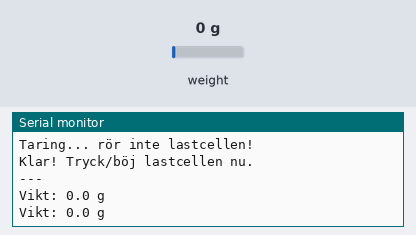
Simulated run of this sketch. Board: Arduino Uno, built with avr-gcc and run on an emulated ATmega328P. On the bench: the last lines printed to the serial monitor. The test bench sets the inputs (shaded band); at power-on: weight on the scale 0 g.

Above: at 4.2 s.
4.3 s: weight on the scale set to 100 g
At 5.6 s:
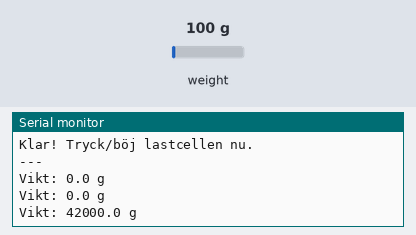
5.8 s: weight on the scale set to 1250 g
At 5.8 s:
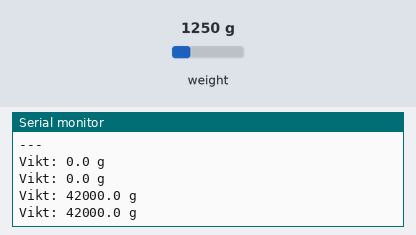
Timing chart, 0 to 8.8 s (numbered marks = the images above; inputs shaded):
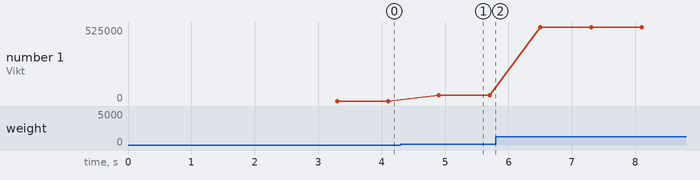

The sketch:

test_loadcell.ino
```cpp
#include "HX711.h"

#define HX711_DT_PIN  2
#define HX711_SCK_PIN 3

HX711 scale;

void setup() {
  Serial.begin(115200);
  delay(2000);
  Serial.println("=== Load Cell Test ===");

  scale.begin(HX711_DT_PIN, HX711_SCK_PIN);

  Serial.print("HX711 ready: ");
  Serial.println(scale.is_ready() ? "JA" : "NEJ");

  if (scale.is_ready()) {
    Serial.println("Taring... rör inte lastcellen!");
    scale.tare();
    Serial.println("Klar! Tryck/böj lastcellen nu.");
    Serial.println("---");
  }
}

void loop() {
  if (scale.is_ready()) {
    float raw = scale.get_units(3);
    Serial.print("Vikt: ");
    Serial.print(raw, 1);
    Serial.println(" g");
  } else {
    Serial.println("HX711 svarar inte");
  }
  delay(500);
}
```

Measured:
- after the input at 4.3 s, the serial monitor: prints a new line after 0.60 s (image 1)
- plotted number 1: 0 → 42000 after the input at 4.3 s, 42000 → 525000 after the input at 5.8 s
